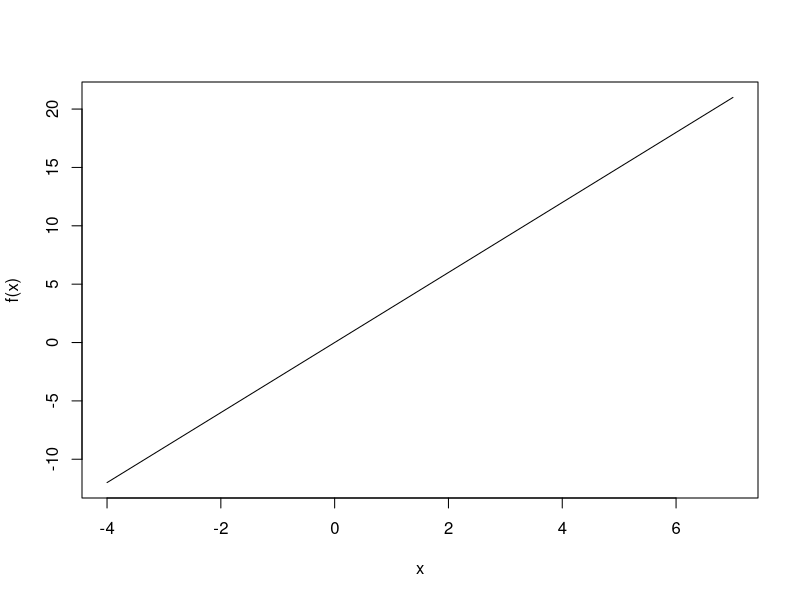
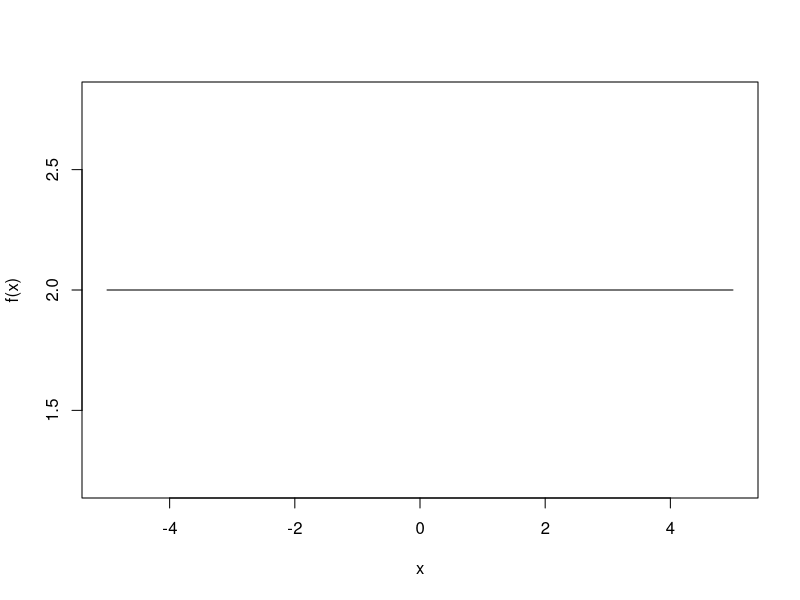
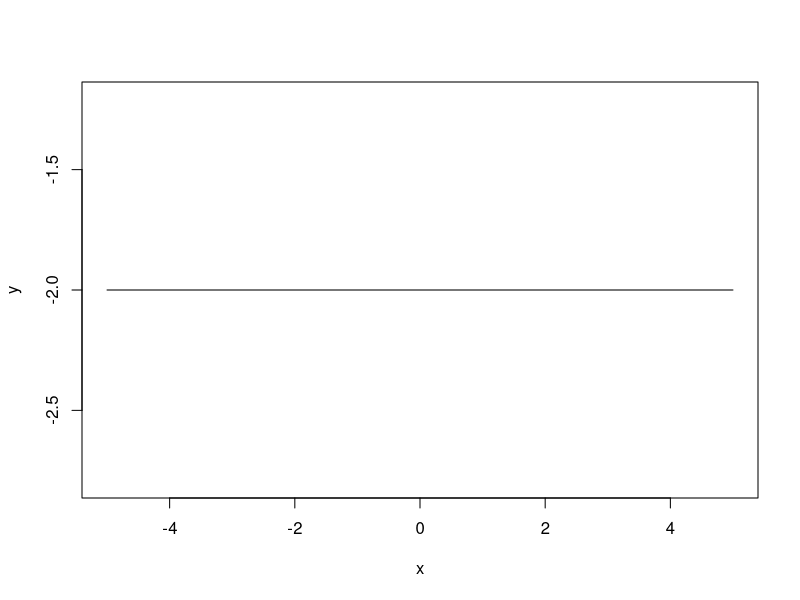
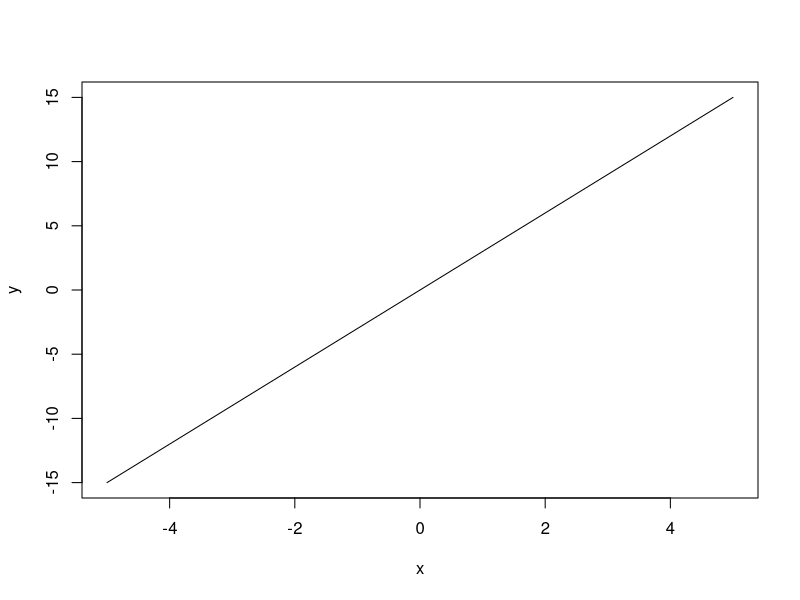

Write R code to recreate these figures, in order.
## ---- chunk 1
f <- function(x){3*x}
x <- seq(-4,7)
y <- f(x)
plot(x,f(x),type="l")
## ---- chunk 2
f <- function(x){0*x+2}
x <- seq(-5,5)
y <- f(x)
plot(x,f(x),type="l")
## ---- chunk 3
f <- function(x,m,b){m*x+b}
x <- seq(-5,5)
y <- f(x,m=0,b=-2)
plot(x,y,type="l")
x <- seq(-5,5)
y <- f(x,m=3,b=0)
plot(x,y,type="l")

